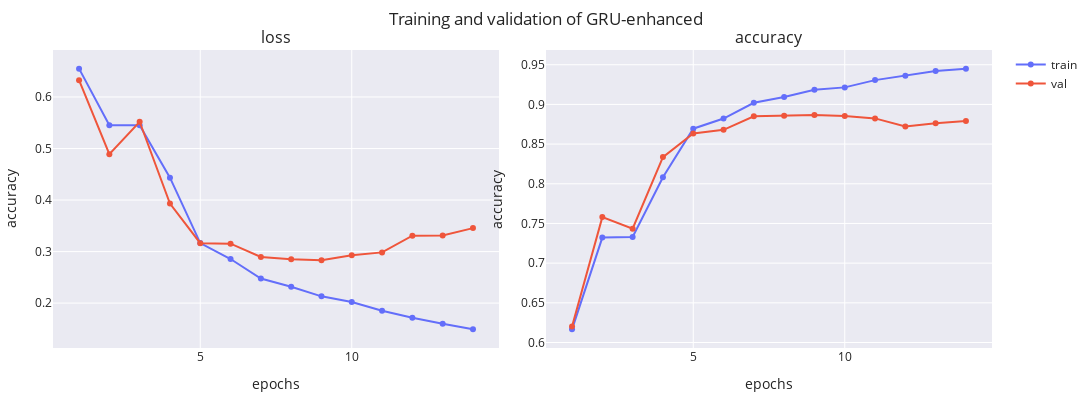

Here is the notebook cell this chart was saved with:
### Code cell
gru_enhanced = AmazonReviewsModel(
    2000, 256, GRU, num_recurrent_layers=3, dropout=0.1, ffn_dims=[64], name='GRU-enhanced')
_, fig = gru_enhanced.train(dataset, f'{MODEL_PATH}/GRU-enhanced.weights.h5', **train_default)
print(gru_enhanced.evaluate(dataset.X_test, dataset.y_test))
fig

### Figure 1 — Plotly figure (JSON) as saved in the notebook; plotly's stock layout.template omitted (floating-point values rounded to 4 significant figures)
{"data": [{"line": {"color": "#636EFA"}, "marker": {"color": "#636EFA"}, "mode": "lines+markers", "name": "train", "showlegend": true, "type": "scatter", "x": [1, 2, 3, 4, 5, 6, 7, 8, 9, 10, 11, 12, 13, 14], "xaxis": "x", "y": [0.6551, 0.5451, 0.5454, 0.4435, 0.3165, 0.2856, 0.2477, 0.2317, 0.2132, 0.2022, 0.1853, 0.1714, 0.1598, 0.1491], "yaxis": "y"}, {"line": {"color": "#EF553B"}, "marker": {"color": "#EF553B"}, "mode": "lines+markers", "name": "val", "showlegend": true, "type": "scatter", "x": [1, 2, 3, 4, 5, 6, 7, 8, 9, 10, 11, 12, 13, 14], "xaxis": "x", "y": [0.6326, 0.4889, 0.552, 0.3932, 0.3163, 0.3154, 0.2895, 0.2851, 0.2831, 0.2929, 0.2985, 0.3308, 0.3311, 0.3456], "yaxis": "y"}, {"line": {"color": "#636EFA"}, "marker": {"color": "#636EFA"}, "mode": "lines+markers", "name": "train", "showlegend": false, "type": "scatter", "x": [1, 2, 3, 4, 5, 6, 7, 8, 9, 10, 11, 12, 13, 14], "xaxis": "x2", "y": [0.6166, 0.7322, 0.733, 0.8081, 0.8694, 0.8822, 0.902, 0.9094, 0.9184, 0.9215, 0.9306, 0.936, 0.942, 0.9451], "yaxis": "y2"}, {"line": {"color": "#EF553B"}, "marker": {"color": "#EF553B"}, "mode": "lines+markers", "name": "val", "showlegend": false, "type": "scatter", "x": [1, 2, 3, 4, 5, 6, 7, 8, 9, 10, 11, 12, 13, 14], "xaxis": "x2", "y": [0.6202, 0.758, 0.7434, 0.8336, 0.8634, 0.868, 0.885, 0.8856, 0.8866, 0.8854, 0.8824, 0.8722, 0.8762, 0.8792], "yaxis": "y2"}], "layout": {"annotations": [{"font": {"size": 16}, "showarrow": false, "text": "loss", "x": 0.2375, "xanchor": "center", "xref": "paper", "y": 1, "yanchor": "bottom", "yref": "paper"}, {"font": {"size": 16}, "showarrow": false, "text": "accuracy", "x": 0.7625, "xanchor": "center", "xref": "paper", "y": 1, "yanchor": "bottom", "yref": "paper"}], "height": 400, "margin": {"b": 10, "l": 10, "r": 10, "t": 50}, "title": {"text": "Training and validation of GRU-enhanced"}, "width": 1200, "xaxis": {"anchor": "y", "domain": [0, 0.475], "title": {"text": "epochs"}}, "xaxis2": {"anchor": "y2", "domain": [0.525, 1], "title": {"text": "epochs"}}, "yaxis": {"anchor": "x", "domain": [0, 1], "title": {"text": "accuracy"}}, "yaxis2": {"anchor": "x2", "domain": [0, 1], "title": {"text": "accuracy"}}}}
